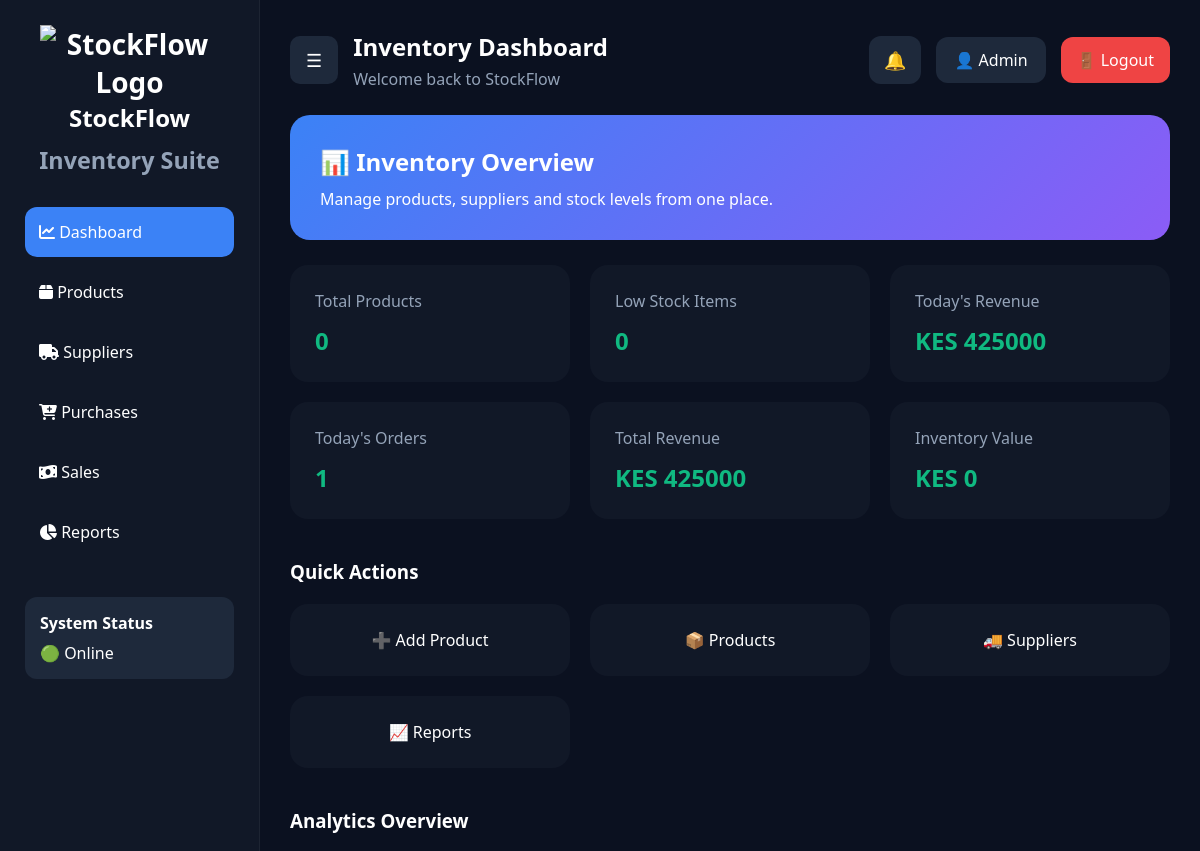
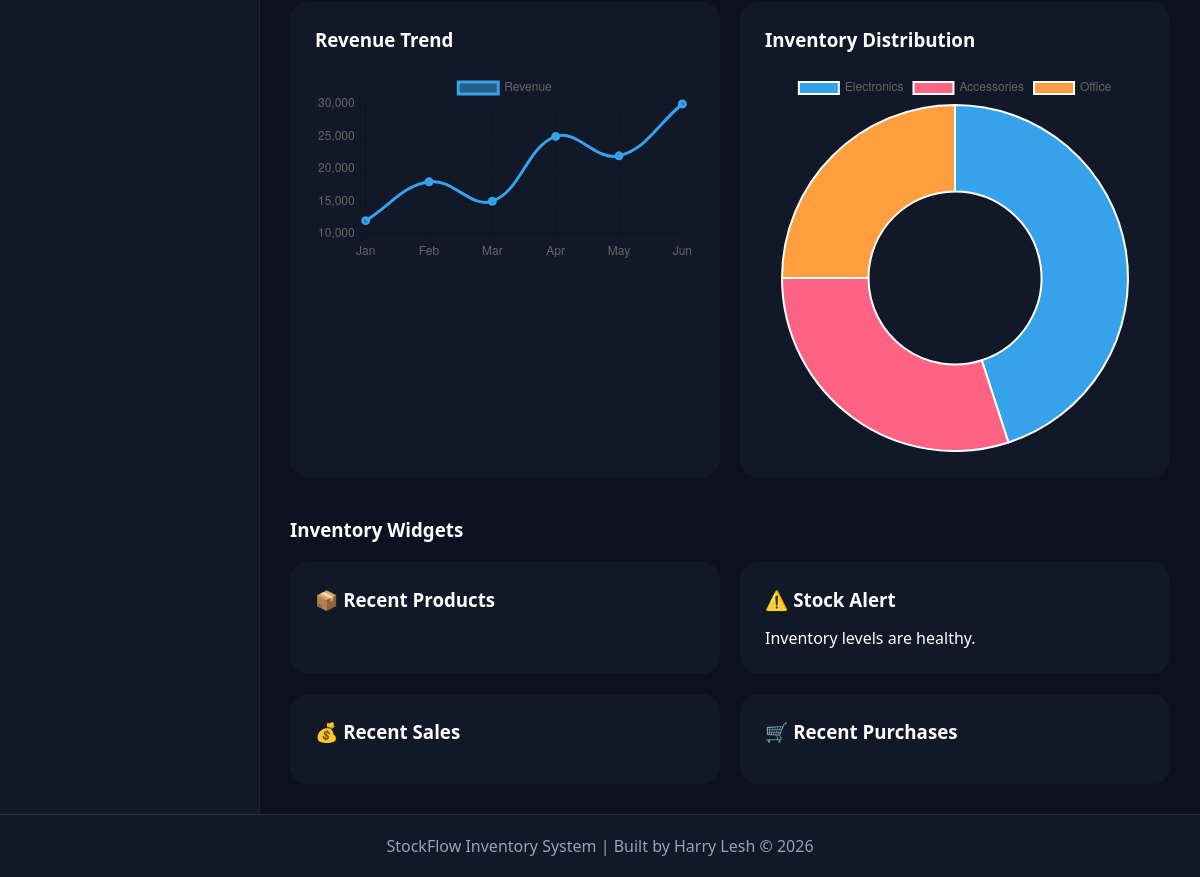
The page /dashboard (signed in) on the database as committed earlier (2 pictures, top to bottom).
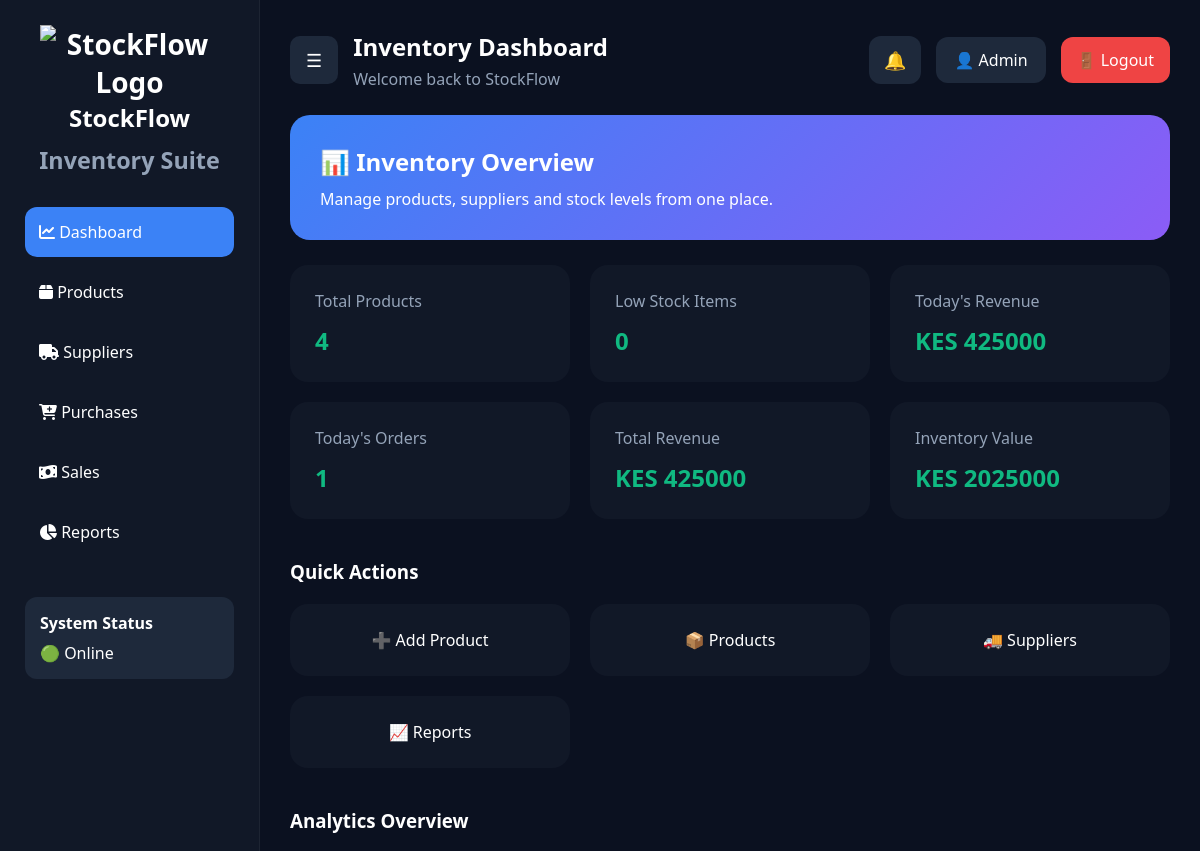
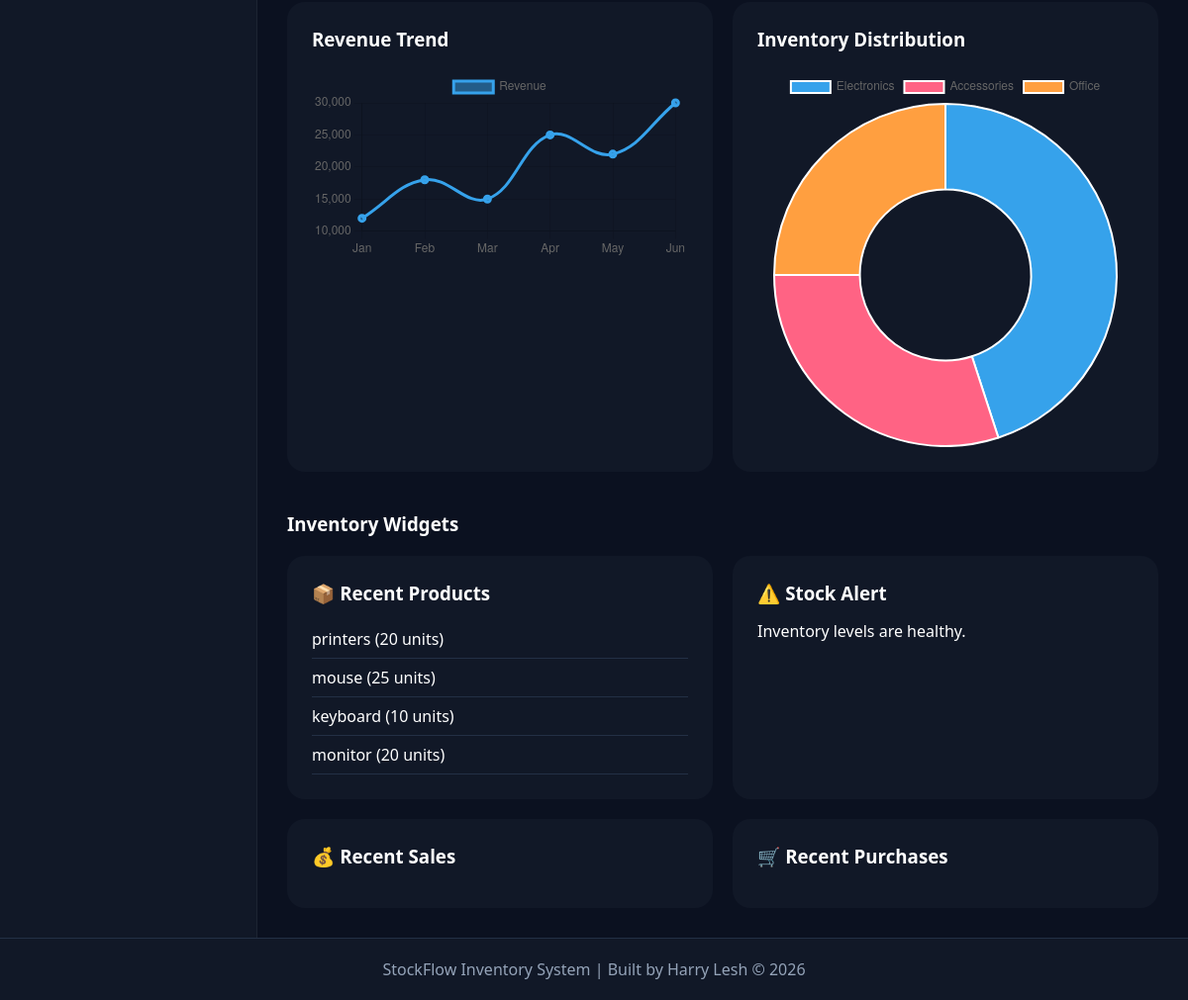
The same page on the database as committed later (2 pictures, top to bottom).
### tables this page shows
CREATE TABLE products(
        id INTEGER PRIMARY KEY AUTOINCREMENT,
        name TEXT NOT NULL,
        category TEXT NOT NULL,
        stock INTEGER NOT NULL,
        price REAL NOT NULL
    );

### app.py (the view)
@app.route("/dashboard")
def dashboard():
    if "user" not in session:
        return redirect("/")
    conn = sqlite3.connect("database.db")
    cursor = conn.cursor()
    cursor.execute(
        "SELECT COUNT(*) FROM products"
    )
    total_products = cursor.fetchone()[0]
    cursor.execute(
        "SELECT COUNT(*) FROM products WHERE stock < 10"
    )
    low_stock = cursor.fetchone()[0]
    cursor.execute("""
        SELECT name, stock
        FROM products
        WHERE stock < 10
        ORDER BY stock ASC
    """)
    low_stock_products = cursor.fetchall()
    cursor.execute("""
        SELECT *
        FROM products
        ORDER BY id DESC
        LIMIT 5
    """)
    recent_products = cursor.fetchall()
    cursor.execute("""
        SELECT IFNULL(
            SUM(quantity * selling_price),
            0
        )
        FROM sales
    """)
    total_revenue = cursor.fetchone()[0]
    cursor.execute("""
        SELECT IFNULL(
            SUM(stock * price),
            0
        )
        FROM products
    """)
    inventory_value = cursor.fetchone()[0]
    cursor.execute("""
        SELECT products.name,
               sales.quantity,
               sales.sale_date
        FROM sales
        JOIN products
        ON sales.product_id = products.id
        ORDER BY sales.id DESC
        LIMIT 5
    """)
    recent_sales = cursor.fetchall()
    cursor.execute("""
        SELECT products.name,
               purchases.quantity,
               purchases.purchase_date
        FROM purchases
        JOIN products
        ON purchases.product_id = products.id
        ORDER BY purchases.id DESC
        LIMIT 5
    """)
    recent_purchases = cursor.fetchall()
    from datetime import date
    today = date.today().strftime("%Y-%m-%d")
    cursor.execute("""
        SELECT IFNULL(
            SUM(quantity * selling_price),
            0
        )
        FROM sales
        WHERE sale_date = ?
    """, (today,))
    today_sales = cursor.fetchone()[0]
    cursor.execute("""
        SELECT COUNT(*)
        FROM sales
    """)
    total_orders = cursor.fetchone()[0]
    cursor.execute("""
        SELECT COUNT(*)
        FROM sales
        WHERE sale_date = ?
    """, (today,))
    today_orders = cursor.fetchone()[0]
    conn.close()
    return render_template(
        "dashboard.html",
        total_products=total_products,
        low_stock=low_stock,
        low_stock_products=low_stock_products,
        recent_products=recent_products,
        recent_sales=recent_sales,
        recent_purchases=recent_purchases,
        total_revenue=total_revenue,
        inventory_value=inventory_value,
        today_sales=today_sales,
        total_orders=total_orders,
        today_orders=today_orders
    )

### templates/dashboard.html (shortened to what the changed rows need)
{% extends "layout.html" %}
{% block content %}
<div class="dashboard-wrapper">
    <aside class="sidebar">
        <div class="logo">
            <h2>StockFlow</h2>
        </div>
    </aside>
    <main class="main-content">
        <div class="topbar">
            <div class="top-left">
                <div>
                    <h2>Inventory Dashboard</h2>
                </div>
            </div>
        </div>
        <div class="welcome-banner">
            <h2>📊 Inventory Overview</h2>
        </div>
        <div class="stats-grid">
            <div class="stat-card">
                <span>Total Products</span>
                <h2>{{ total_products }}</h2>
            </div>
            <div class="stat-card">
                <h2>{{ low_stock }}</h2>
            </div>
            <div class="stat-card">
                <h2>KES {{ "%.0f"|format(today_sales) }}</h2>
            </div>
            <div class="stat-card">
                <h2>{{ today_orders }}</h2>
            </div>
            <div class="stat-card">
                <h2>KES {{ "%.0f"|format(total_revenue) }}</h2>
            </div>
            <div class="stat-card">
                <span>Inventory Value</span>
                <h2>KES {{ "%.0f"|format(inventory_value) }}</h2>
            </div>
        </div>
        <div class="widgets-grid">
            <div class="widget-card">
                <ul>
                    {% for product in recent_products %}
                    <li>
                        {{ product[1] }}
                        ({{ product[3] }} units)
                    </li>
                    {% endfor %}
                </ul>
            </div>
        </div>
    </main>
</div>
{% endblock %}

Rows that differ between the two databases and show on the page:
added products: name "printers", stock "20"
added products: name "mouse", stock "25"
added products: name "keyboard", stock "10"
added products: name "monitor", stock "20"
Other text that changed with them:
{{ total_products }}: "0" → "4"
{{ "%.0f"|format(inventory_value) }}: "0" → "2025000"
